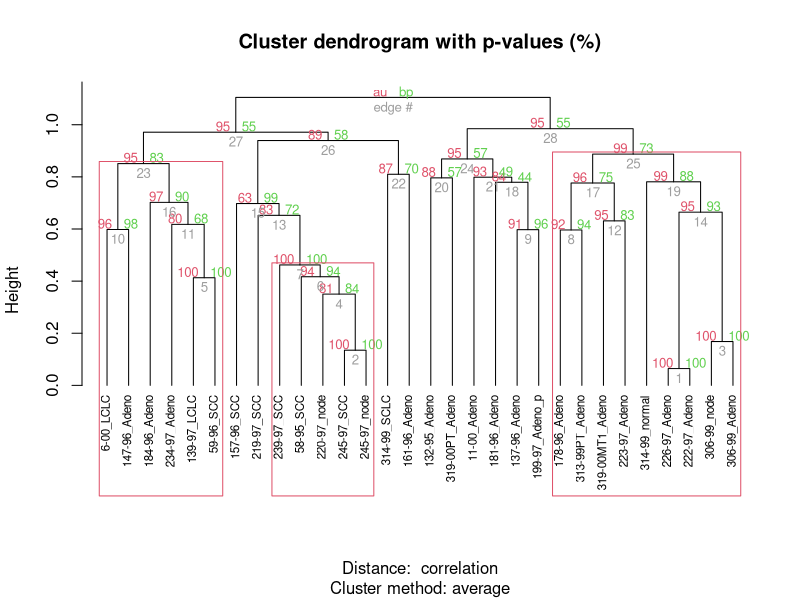

This chart was generated by the following R code:
# Verify the CA-18 episode numbers in R (needs the pvclust package).
# Reproduces: dim(lung) = 916 x 73, 30 sampled columns, nboot = 100,
# the edges table, and the three AU >= 95% rectangles (edges 7, 23, 25).
library(pvclust)

data("lung")
stopifnot(identical(dim(lung), c(916L, 73L)))
cat("dim(lung):", dim(lung), "\n")

set.seed(123)
ss <- sample(1:73, 30)
df <- lung[, ss]
stopifnot(identical(dim(df), c(916L, 30L)))
cat("dim(df):", dim(df), "\n")

res.pv <- pvclust(df, method.dist = "cor", method.hclust = "average",
                  nboot = 100)

e <- res.pv$edges
show <- function(edge) {
  cat(sprintf("edge %d: AU = %.1f%%, BP = %.1f%%\n",
              edge, 100 * e$au[edge], 100 * e$bp[edge]))
}
for (edge in c(7, 15, 23, 25, 28)) show(edge)

picked <- pvpick(res.pv, alpha = 0.95)$edges
cat("pvpick edges (AU >= 95%):", picked, "\n")
stopifnot(setequal(picked, c(7, 23, 25)))

png("verify_pvclust_tree.png", width = 1200, height = 800, res = 120)
plot(res.pv, hang = -1, cex = 0.7)
pvrect(res.pv, alpha = 0.95)
dev.off()
cat("plot saved to verify_pvclust_tree.png\n")
cat("ALL CHECKS PASSED\n")
